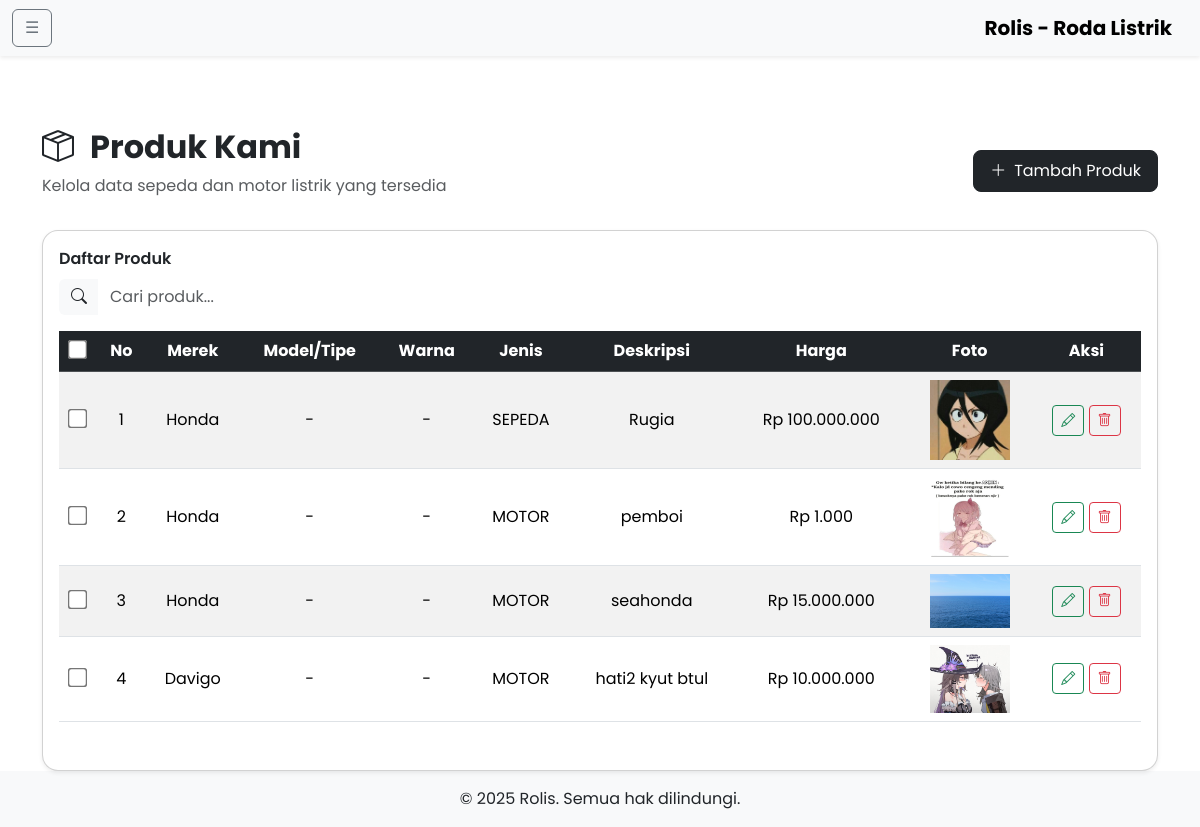
Page /admin-site/products/index_products.php on the earlier database version.
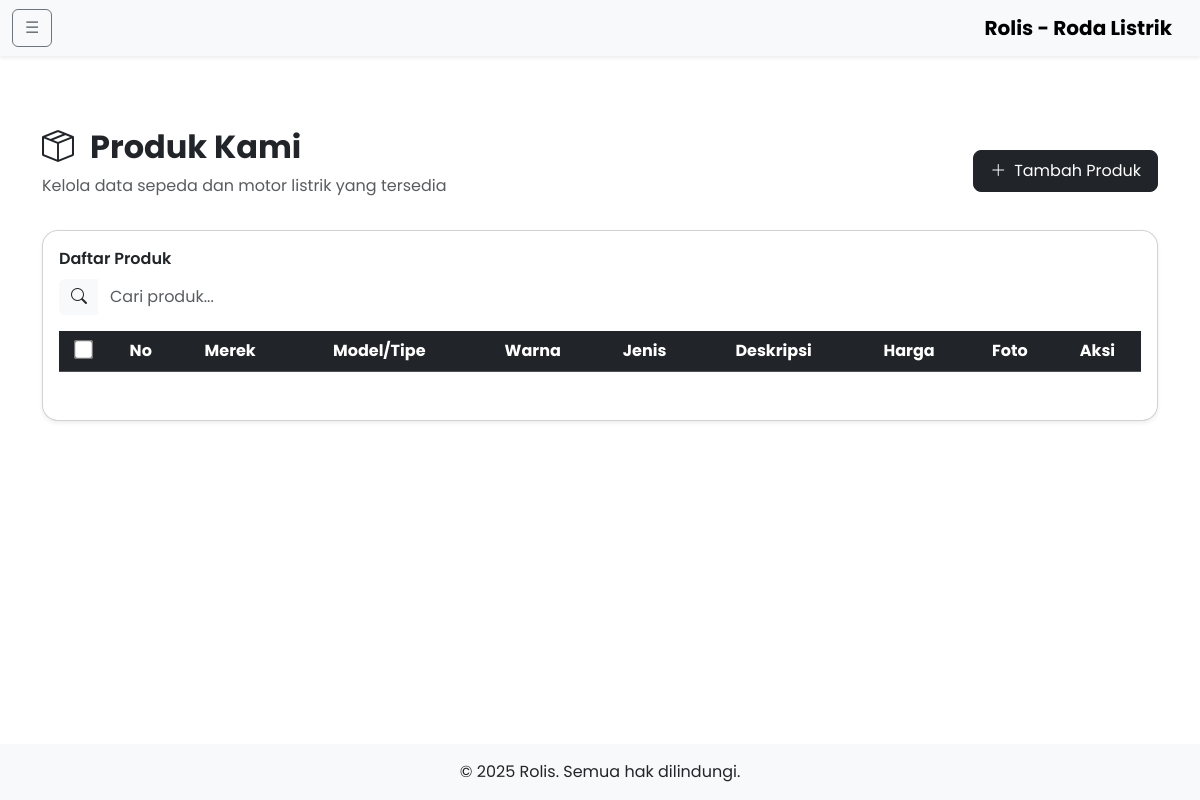
Same page on the later database version.
### tables this page shows
CREATE TABLE IF NOT EXISTS `produk` (
  `id_produk` bigint NOT NULL AUTO_INCREMENT,
  `merek_id` int NOT NULL,
  `model_id` int NOT NULL DEFAULT '0',
  `warna_id` int NOT NULL DEFAULT (0),
  `jenis` enum('MOTOR','SEPEDA') NOT NULL DEFAULT 'MOTOR',
  `deskripsi` text NOT NULL,
  `harga` int NOT NULL,
  `foto` varchar(255) NOT NULL,
  PRIMARY KEY (`id_produk`),
  KEY `produk_merek_id_index` (`merek_id`),
  KEY `id_model` (`model_id`),
  KEY `warna_id` (`warna_id`),
  CONSTRAINT `FK_produk_merek` FOREIGN KEY (`merek_id`) REFERENCES `merek` (`id_merek`) ON DELETE CASCADE ON UPDATE CASCADE,
  CONSTRAINT `FK_produk_model` FOREIGN KEY (`model_id`) REFERENCES `model` (`id_model`) ON DELETE CASCADE ON UPDATE CASCADE,
  CONSTRAINT `FK_produk_warna` FOREIGN KEY (`warna_id`) REFERENCES `warna` (`id_warna`) ON DELETE CASCADE ON UPDATE CASCADE
);

CREATE TABLE IF NOT EXISTS `merek` (
  `id_merek` int NOT NULL AUTO_INCREMENT,
  `value` varchar(255) NOT NULL,
  PRIMARY KEY (`id_merek`) USING BTREE
);

### admin-site/products/index_products.php (the view, shortened to what this page needs)
<?php
include "../includes/header.php";
include "../includes/db.php";
$query = "SELECT p.*,
          m.value AS nama_merek,
          mo.value AS nama_model,
          w.value AS nama_warna
          FROM produk p
          LEFT JOIN merek m ON p.merek_id = m.id_merek
          LEFT JOIN model mo ON p.model_id = mo.id_model
          LEFT JOIN warna w ON p.warna_id = w.id_warna
          ORDER BY p.id_produk DESC";
$result = mysqli_query($conn, $query);
$rows = mysqli_fetch_all($result, MYSQLI_ASSOC);
?>
<main class="container mt-5 pt-4">
  <div class="d-flex justify-content-between align-items-center mb-3">
    <div>
      <h2 class="fw-bold">
        <i class="bi bi-box-seam me-3"></i>Produk Kami
      </h2>
      <p class="text-muted">Kelola data sepeda dan motor listrik yang tersedia</p>
    </div>
    <a href="tambah_products.php" class="btn btn-dark rounded-3 px-3 py-2 d-flex align-items-center gap-2">
      <i class="bi bi-plus-lg"></i> Tambah Produk
    </a>
  </div>
  <div class="card rounded-4 shadow-sm p-3">
    <div class="mb-3">
      <label for="searchInput" class="form-label fw-semibold">Daftar Produk</label>
      <div class="input-group">
        <span class="input-group-text bg-light border-0" id="searchIcon"><i class="bi bi-search"></i></span>
        <input type="text" id="searchInput" class="form-control border-0" placeholder="Cari produk..." aria-label="Cari produk" aria-describedby="searchIcon">
      </div>
    </div>
    <div class="table-responsive">
      <table id="productsTable" class="table table-striped table-hover align-middle">
        <thead class="table-dark">
          <tr>
            <th class="text-center" scope="col"><input type="checkbox" id="selectAll" style="transform: scale(1.5);"></th>
            <th class="text-center" scope="col">No</th>
            <th class="text-center">Merek</th>
            <th class="text-center">Model/Tipe</th>
            <th class="text-center">Warna</th>
            <th class="text-center">Jenis</th>
            <th class="text-center">Deskripsi</th>
            <th class="text-center">Harga</th>
            <th class="text-center">Foto</th>
            <th class="text-center">Aksi</th>
          </tr>
        </thead>
        <tbody>
          <?php if (!empty($rows)): ?>
            <?php $no = 1; ?>
            <?php foreach ($rows as $row): ?>
              <tr>
                <td class="text-center"><input type="checkbox" class="row-checkbox" value="<?= $row['id_produk'] ?>" style="transform: scale(1.5);"></td>
                <td class="text-center"><?= $no++ ?></td>
                <td class="text-center"><?= htmlspecialchars($row['nama_merek'] ?? '-') ?></td>
                <td class="text-center"><?= htmlspecialchars($row['nama_model'] ?? '-') ?></td>
                <td class="text-center"><?= htmlspecialchars($row['nama_warna'] ?? '-') ?></td>
                <td class="text-center"><?= htmlspecialchars($row['jenis'] ?? '-') ?></td>
                <td class="text-center"><?= htmlspecialchars($row['deskripsi'] ?? '-') ?></td>
                <td class="text-center"><?php if (is_null($row['harga'])): ?>-<?php else: ?>Rp <?= number_format($row['harga'], 0, ',', '.') ?><?php endif; ?></td>
                <td class="text-center">
                  <?php if (!empty($row['foto'])): ?>
                    <img src="<?= htmlspecialchars($row['foto']) ?>" alt="<?= htmlspecialchars($row['nama_merek']) ?>" width="80" class="img-fluid" style="cursor:pointer;" onclick="event.stopPropagation(); openModal('<?= htmlspecialchars($row['foto']) ?>')">
                  <?php else: ?>
                    <span class="text-muted">-</span>
                  <?php endif; ?>
                </td>
                <td class="text-center">
                  <a href="edit_products.php?id=<?= $row['id_produk'] ?>" class="btn btn-outline-success btn-sm" title="Sunting" onclick="event.stopPropagation();"><i class="bi bi-pencil"></i></a>
                  <a href="#" class="btn btn-outline-danger btn-sm delete-btn" title="Hapus" onclick="confirmDelete(<?= $row['id_produk'] ?>); event.stopPropagation();"><i class="bi bi-trash"></i></a>
                </td>
              </tr>
            <?php endforeach; ?>
          <?php endif; ?>
        </tbody>
      </table>
    </div>
  </div>
</main>
<?php include "../includes/footer.php"; ?>

### admin-site/includes/header.php (shortened to what this page needs)
<!DOCTYPE html>
<html lang="id">
<head>
  <link href="https://cdn.jsdelivr.net/npm/bootstrap@5.3.3/dist/css/bootstrap.min.css" rel="stylesheet">
  <link rel="stylesheet" href="https://cdn.jsdelivr.net/npm/bootstrap-icons@1.11.3/font/bootstrap-icons.css">
  <link rel="stylesheet" href="https://cdnjs.cloudflare.com/ajax/libs/font-awesome/6.4.0/css/all.min.css">
  <link href="https://cdn.jsdelivr.net/npm/select2@4.1.0-rc.0/dist/css/select2.min.css" rel="stylesheet" />
  <link rel="stylesheet" href="/Rolis/public/assets/css/custom.css">
  <link rel="stylesheet" href="https://cdn.datatables.net/1.13.6/css/dataTables.bootstrap5.min.css">
  <link rel="stylesheet" href="https://cdn.datatables.net/select/1.7.0/css/select.dataTables.min.css">
  <link rel="stylesheet" href="https://cdn.datatables.net/buttons/2.4.2/css/buttons.dataTables.min.css">
</head>
<body class="d-flex flex-column min-vh-100">
  <nav class="navbar navbar-expand-lg navbar-light bg-light shadow-sm">
    <div class="container-fluid">
      <button class="btn btn-outline-secondary me-2" type="button" data-bs-toggle="offcanvas" data-bs-target="#sidebar" aria-controls="sidebar">
        &#9776;
      </button>
      <a class="navbar-brand fw-bold" href="#">Rolis - Roda Listrik</a>
    </div>
  </nav>

### admin-site/includes/footer.php (shortened to what this page needs)
<footer class="footer bg-light text-center py-3 mt-auto">
  <div class="container">
    <p class="mb-0">&copy; 2025 Rolis. Semua hak dilindungi.</p>
  </div>
</footer>
</body>
</html>

### public/assets/css/custom.css (style rules this page uses)
body { font-family: "Poppins", sans-serif; }
body.d-flex { min-height: 100vh; flex-direction: column; }
main { flex: 1 0 auto; }
footer.footer { flex-shrink: 0; }

Differences in the rows shown:
removed produk: merek.value "Honda", nama_model "-", nama_warna "-", jenis "SEPEDA", deskripsi "Rugia", harga "100.000.000", foto (picture)
removed produk: merek.value "Honda", nama_model "-", nama_warna "-", jenis "MOTOR", deskripsi "pemboi", harga "1.000", foto (picture)
removed produk: merek.value "Honda", nama_model "-", nama_warna "-", jenis "MOTOR", deskripsi "seahonda", harga "15.000.000", foto (picture)
removed produk: merek.value "Davigo", nama_model "-", nama_warna "-", jenis "MOTOR", deskripsi "hati2 kyut btul", harga "10.000.000", foto (picture)
